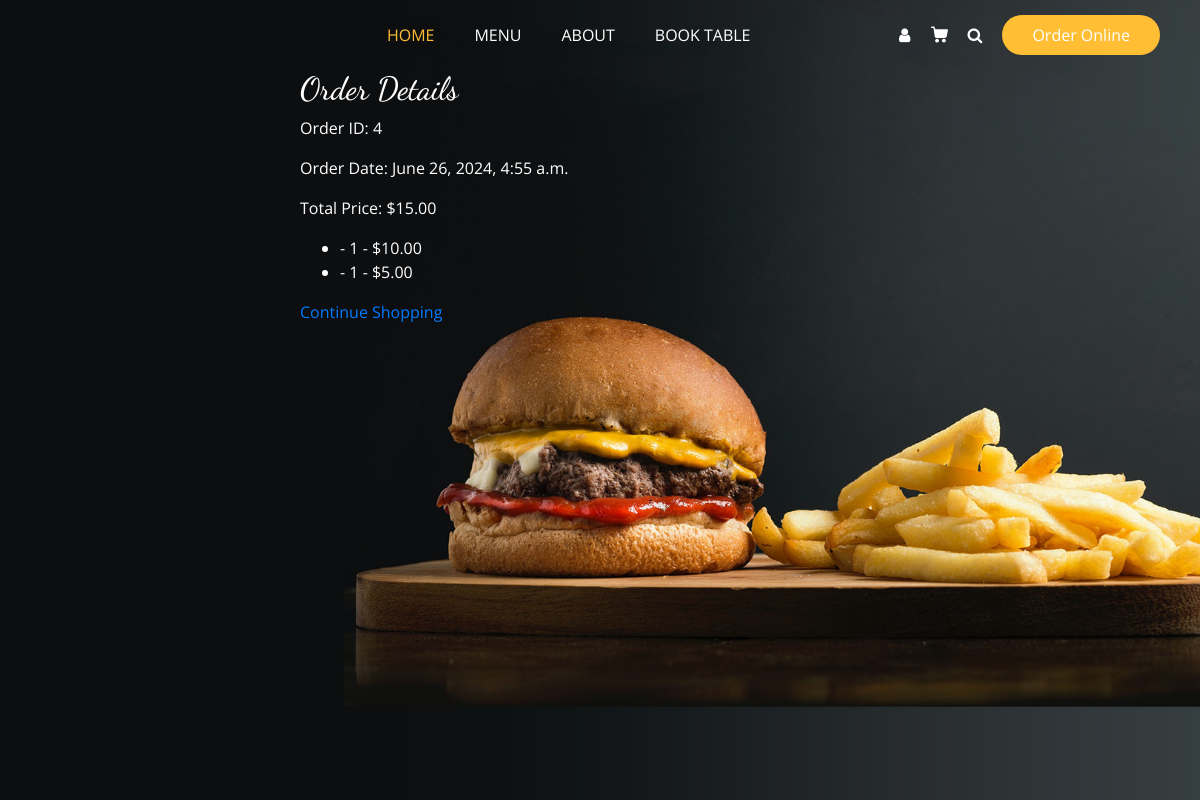
Page /accounts/order/4/ (signed in) on the committed database.
### accounts/models.py (models this page shows, shortened)
class Order(models.Model):
    user = models.ForeignKey(User, on_delete=models.CASCADE)
    created_at = models.DateTimeField(auto_now_add=True)
    total_price = models.DecimalField(max_digits=10, decimal_places=2)

class OrderItem(models.Model):
    order = models.ForeignKey(Order, on_delete=models.CASCADE)
    menu_item = models.ForeignKey(MenuItem, on_delete=models.CASCADE)
    quantity = models.PositiveIntegerField()
    price = models.DecimalField(max_digits=10, decimal_places=2)

### accounts/views.py (the view)
# urls.py: path('order/<int:order_id>/', views.order_detail, name='order_detail'),
@login_required
def order_detail(request, order_id):
    order = get_object_or_404(Order, id=order_id, user=request.user)
    return render(request, 'accounts/order_detail.html', {'order': order})

### accounts/templates/accounts/order_detail.html
{% extends "home_app/main.html" %}
{% block mymain %}
<div style="color:white; z-index: 100; margin-left: 300px;">
  <h2>Order Details</h2>
  <p>Order ID: {{ order.id }}</p>
  <p>Order Date: {{ order.created_at }}</p>
  <p>Total Price: ${{ order.total_price }}</p>
  <ul>
    {% for item in order.orderitem_set.all %}
      <li>{{ item.menu_item.name }} - {{ item.quantity }} - ${{ item.price }}</li>
    {% endfor %}
  </ul>
  <a href="{% url 'home_app:menu' %}">Continue Shopping</a>
</div>
{% endblock %}

### home_app/static/home_app/css/style.css (style rules this page uses)
body { font-family: "Open Sans", sans-serif; color: #0c0c0c; background-color: #ffffff; overflow-x: hidden; }
h1, h2 { font-family: 'Dancing Script', cursive; }
a, a:hover, a:focus { text-decoration: none; }

### rows in the picture
Order: id "4", created_at "June 26, 2024, 4:55 a.m.", total_price "15.00"
OrderItem: quantity "1", price "10.00"
OrderItem: quantity "1", price "5.00"
